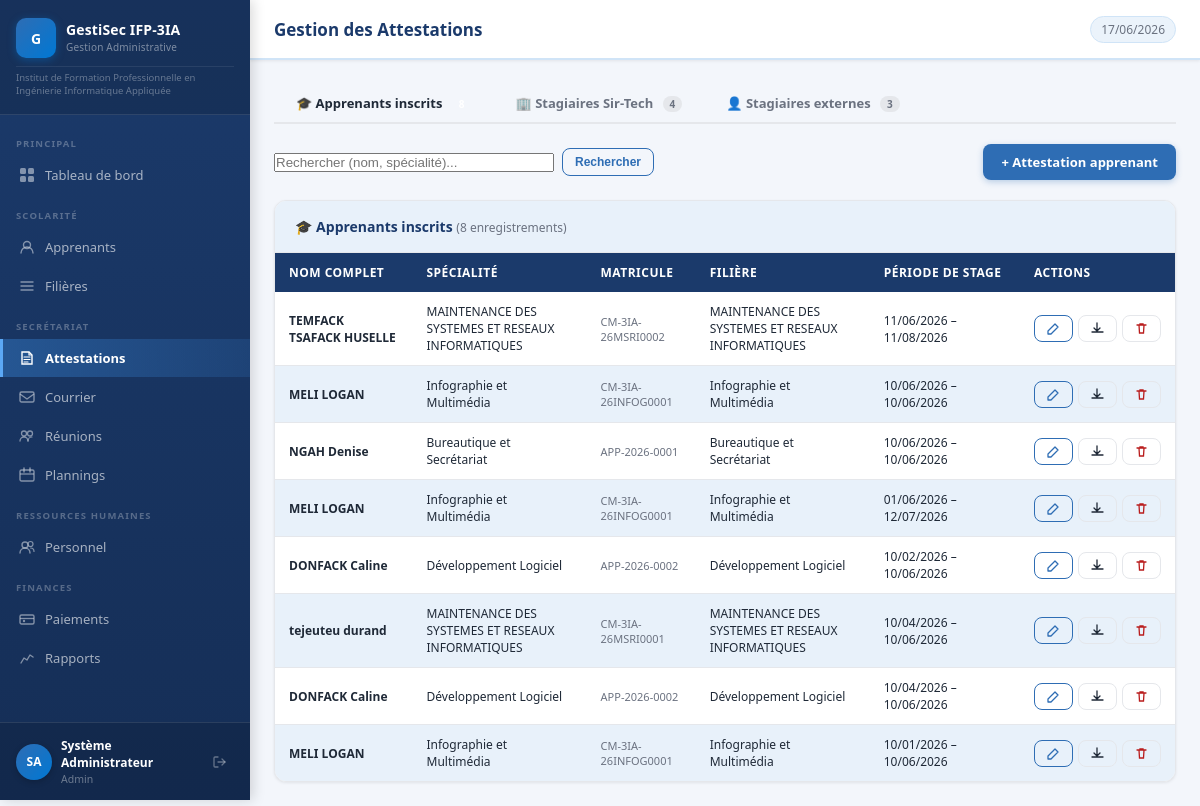
Page /modules/attestations/index.php (signed in) on the committed database.
### tables this page shows
CREATE TABLE `attestation` (
  `id` int(20) NOT NULL,
  `name` varchar(255) DEFAULT NULL,
  `date_birth` varchar(100) DEFAULT NULL,
  `place_birth` varchar(100) DEFAULT NULL,
  `specialty` varchar(100) DEFAULT NULL,
  `start_date` varchar(100) DEFAULT NULL,
  `end_date` varchar(100) DEFAULT NULL,
  `origin` varchar(255) DEFAULT NULL
);

CREATE TABLE `apprenants` (
  `id` int(11) NOT NULL,
  `matricule` varchar(30) NOT NULL,
  `nom` varchar(100) NOT NULL,
  `prenom` varchar(100) NOT NULL,
  `date_naissance` date DEFAULT NULL,
  `sexe` enum('M','F') DEFAULT 'M',
  `telephone` varchar(20) DEFAULT NULL,
  `email` varchar(150) DEFAULT NULL,
  `adresse` text DEFAULT NULL,
  `filiere_id` int(11) DEFAULT NULL,
  `niveau` varchar(20) DEFAULT '1',
  `statut` enum('inscrit','suspendu','diplome','abandonne') DEFAULT 'inscrit',
  `date_inscription` date DEFAULT curdate(),
  `photo` varchar(255) DEFAULT NULL,
  `created_at` datetime DEFAULT current_timestamp(),
  `lieu_naissance` varchar(255) DEFAULT NULL
);

CREATE TABLE `filieres` (
  `id` int(11) NOT NULL,
  `code` varchar(20) NOT NULL,
  `nom` varchar(150) NOT NULL,
  `duree` int(11) NOT NULL COMMENT 'durée en mois',
  `cout` decimal(12,2) NOT NULL DEFAULT 0.00
);

### includes/auth.php (called while the page is built, shortened)
<?php
function clean(string $val): string {
    return htmlspecialchars(trim($val), ENT_QUOTES, 'UTF-8');
}
function dateFR(?string $date): string {
    return date('d/m/Y', strtotime($date));
}

### modules/attestations/index.php (the view, shortened to what this page needs)
<?php
require_once __DIR__ . '/../../includes/auth.php';
require_once __DIR__ . '/../../includes/header.php';
$db = getDB();
$allowed = ['apprenants', 'sirtech', 'stagiaires'];
$tab     = in_array($_GET['tab'] ?? '', $allowed, true) ? $_GET['tab'] : 'apprenants';
$search  = trim($_GET['search'] ?? '');
$perPage = 15;
$page    = max(1, (int)($_GET['page'] ?? 1));
$offset  = ($page - 1) * $perPage;
$tabConfig = [
    'apprenants' => [
        'label'      => 'Apprenants inscrits',
        'icon'       => '🎓',
        'color'      => 'var(--blue)',
        'where'      => "am.category = 'etudiant'",
        'sql_select' => "ap.matricule, f.nom AS filiere_nom",
        'sql_join'   => "LEFT JOIN apprenants ap ON ap.id = am.apprenant_id
                         LEFT JOIN filieres f   ON f.id  = ap.filiere_id",
        'cols'       => ['matricule', 'filiere'],
        'btn_color'  => '',
        'btn_label'  => 'Attestation apprenant',
    ],
    'sirtech' => [
        'label'      => 'Stagiaires Sir-Tech',
        'icon'       => '🏢',
        'color'      => '#16a34a',
        'where'      => "am.category = 'stagiaire_externe'",
        'sql_select' => "se.etablissement, se.type AS stagiaire_type",
        'sql_join'   => "LEFT JOIN stagiaires_externes se ON se.id = am.stagiaire_externe_id",
        'cols'       => ['etablissement', 'type_sirtech'],
        'btn_color'  => 'background:#16a34a;border-color:#16a34a',
        'btn_label'  => 'Attestation Sir-Tech',
    ],
    'stagiaires' => [
        'label'      => 'Stagiaires externes',
        'icon'       => '👤',
        'color'      => '#e67e22',
        'where'      => "am.category IN ('stagiaire_academique','stagiaire_professionnel')",
        'sql_select' => "se.etablissement, se.type AS stagiaire_type",
        'sql_join'   => "LEFT JOIN stagiaires_externes se ON se.id = am.stagiaire_externe_id",
        'cols'       => ['etablissement', 'type_stage'],
        'btn_color'  => 'background:#e67e22;border-color:#e67e22',
        'btn_label'  => 'Attestation stagiaire',
    ],
];
$cfg = $tabConfig[$tab];
$params = [];
$searchClause = '';
$sql = "SELECT att.*, am.category, am.apprenant_id, am.stagiaire_externe_id,
               {$cfg['sql_select']}
        FROM attestation att
        INNER JOIN attestation_meta am ON am.attestation_id = att.id
        {$cfg['sql_join']}
        WHERE {$cfg['where']}{$searchClause}";
$countStmt = $db->prepare("SELECT COUNT(*) FROM ($sql) x");
$countStmt->execute($params);
$total = (int)$countStmt->fetchColumn();
$stmt = $db->prepare("$sql ORDER BY att.id DESC LIMIT $perPage OFFSET $offset");
$stmt->execute($params);
$attestations = $stmt->fetchAll();
$counts = [];
foreach ($tabConfig as $key => $c) {
    $cstmt = $db->prepare("SELECT COUNT(*) FROM attestation att INNER JOIN attestation_meta am ON am.attestation_id = att.id WHERE {$c['where']}");
    $cstmt->execute();
    $counts[$key] = (int)$cstmt->fetchColumn();
}
?>
<div style="display:flex;gap:0;border-bottom:2px solid var(--gray-light);margin-bottom:20px">
  <?php foreach ($tabConfig as $key => $c): ?>
    <a href="?tab=<?= $key ?>"
       style="padding:10px 22px;font-size:13px;font-weight:600;text-decoration:none;
              border-bottom: <?= $tab===$key ? "2px solid {$c['color']}" : '2px solid transparent' ?>;
              color: <?= $tab===$key ? $c['color'] : 'var(--gray-mid)' ?>;
              margin-bottom:-2px">
      <?= $c['icon'] ?> <?= clean($c['label']) ?>
      <span style="background:<?= $tab===$key ? $c['color'] : 'var(--gray-light)' ?>;
                   color:<?= $tab===$key ? '#fff' : 'var(--gray-mid)' ?>;
                   font-size:10px;padding:1px 7px;border-radius:10px;margin-left:6px">
        <?= $counts[$key] ?>
      </span>
    </a>
  <?php endforeach; ?>
</div>
<div class="page-actions">
  <form method="GET" style="display:flex;gap:8px;align-items:center;flex-wrap:wrap">
    <input type="text" name="search" class="search-input"
           placeholder="Rechercher (nom, spécialité<?= $tab!=='apprenants'?', établissement':'' ?>)..."
           value="<?= clean($search) ?>" style="width:280px">
    <button class="btn btn-outline btn-sm" type="submit">Rechercher</button>
  </form>
  <a href="create.php?tab=<?= $tab ?>" class="btn btn-primary"
     style="<?= $cfg['btn_color'] ?>">
    + <?= clean($cfg['btn_label']) ?>
  </a>
</div>
<div class="card">
  <div class="card-header">
    <h2>
      <?= $cfg['icon'] ?> <?= clean($cfg['label']) ?>
      <span style="font-weight:400;color:var(--gray-mid);font-size:12px">
        (<?= $total ?> enregistrement<?= $total>1?'s':'' ?>)
      </span>
    </h2>
  </div>
  <div class="table-wrap">
    <?php if (empty($attestations)): ?>
      <div class="empty-state">
        <p>Aucune attestation enregistrée pour cette catégorie.</p>
        <a href="create.php?tab=<?= $tab ?>" class="btn btn-primary btn-sm"
           style="<?= $cfg['btn_color'] ?>">Créer la première</a>
      </div>
    <?php else: ?>
    <table>
      <thead>
        <tr>
          <th>Nom complet</th>
          <th>Spécialité</th>
          <?php if ($tab === 'apprenants'): ?>
            <th>Matricule</th><th>Filière</th>
          <?php else: ?>
            <th>Établissement d'origine</th><th>Type</th>
          <?php endif; ?>
          <th>Période de stage</th>
          <th style="width:140px">Actions</th>
        </tr>
      </thead>
      <tbody>
      <?php foreach ($attestations as $att): ?>
      <tr>
        <td style="font-weight:600;font-size:12px"><?= clean($att['name']) ?></td>
        <td style="font-size:12px"><?= clean($att['specialty'] ?? '—') ?></td>
        <?php if ($tab === 'apprenants'): ?>
          <td style="font-size:11px;color:var(--gray-mid)"><?= clean($att['matricule'] ?? '—') ?></td>
          <td style="font-size:12px"><?= clean($att['filiere_nom'] ?? '—') ?></td>
        <?php endif; ?>
        <td style="font-size:12px">
          <?= clean(($att['start_date'] ? dateFR($att['start_date']) : 'N/D') . ' – ' . ($att['end_date'] ? dateFR($att['end_date']) : 'N/D')) ?>
        </td>
        <td>
          <div style="display:flex;gap:5px">
            <a href="edit.php?id=<?= $att['id'] ?>&tab=<?= $tab ?>" class="btn btn-outline btn-sm btn-icon" title="Modifier">
              <svg width="13" height="13" viewBox="0 0 13 13" fill="none"><path d="M8 2l3 3-7 7H1v-3L8 2z" stroke="currentColor" stroke-width="1.3" stroke-linejoin="round"/></svg>
            </a>
            <a href="export_pdf.php?id=<?= $att['id'] ?>" class="btn btn-sm btn-icon"
               style="color:<?= $tab==='sirtech' ? '#16a34a' : 'var(--blue)' ?>;border:1px solid var(--gray-light)"
               title="Télécharger PDF" target="_blank">
              <svg width="13" height="13" viewBox="0 0 13 13" fill="none"><path d="M6 1v8m3-3L6 9l-3-3M1 10h11" stroke="currentColor" stroke-width="1.3" stroke-linecap="round" stroke-linejoin="round"/></svg>
            </a>
            <a href="delete.php?id=<?= $att['id'] ?>&tab=<?= $tab ?>" class="btn btn-sm btn-icon"
               style="color:var(--red);border:1px solid var(--gray-light)"
               onclick="return confirm('Supprimer cette attestation ?')">
              <svg width="13" height="13" viewBox="0 0 13 13" fill="none"><path d="M2 3h9M5 3V2h3v1M4 3l.5 8h4l.5-8" stroke="currentColor" stroke-width="1.3" stroke-linecap="round"/></svg>
            </a>
          </div>
        </td>
      </tr>
      <?php endforeach; ?>
      </tbody>
    </table>
    <?php endif; ?>
  </div>
</div>
<?php require_once __DIR__ . '/../../includes/footer.php'; ?>

### assets/css/style.css (style rules this page uses)
*, *::before, *::after { box-sizing: border-box; margin: 0; padding: 0; }
:root { --blue-dark: #1B3A6B; --blue-mid: #2E6DB4; --blue-accent: #0078D4; --blue-light: #D0E4F7; --blue-pale: #EBF3FB; --blue-stripe: #E8F1FA; --gray-dark: #1F2937; --gray-mid: #6B7280; --gray-light: #E5E7EB; --gray-pale: #F3F6FB; --white: #FFFFFF; --red: #B91C1C; --green: #15803D; --orange: #C2410C; --yellow: #B45309; --sidebar-w: 250px; --topbar-h: 60px; --radius: 8px; --radius-lg: 12px; --shadow-sm: 0 1px 3px rgba(0,0,0,.08); --shadow: 0 2px 8px rgba(0,0,0,.10); --shadow-lg: 0 4px 16px rgba(0,0,0,.12); }
body { font-family: 'Segoe UI', Arial, sans-serif; font-size: 14px; color: var(--gray-dark); background: var(--gray-pale); }
a { text-decoration: none; color: inherit; }
.card { background: var(--white); border-radius: var(--radius-lg); box-shadow: var(--shadow-sm); border: 1px solid var(--gray-light); overflow: hidden; }
.card-header { padding: 16px 20px; border-bottom: 1px solid var(--gray-light); display: flex; align-items: center; justify-content: space-between; background: var(--blue-stripe); }
.table-wrap { overflow-x: auto; }
table { width: 100%; border-collapse: collapse; font-size: 13px; }
thead th { background: var(--blue-dark); color: #fff; padding: 11px 14px; text-align: left; font-size: 12px; font-weight: 600; letter-spacing: .04em; text-transform: uppercase; white-space: nowrap; }
thead th:first-child { border-radius: 0; }
tbody tr { border-bottom: 1px solid var(--gray-light); transition: background .1s; }
tbody tr:last-child { border-bottom: none; }
tbody td { padding: 11px 14px; color: var(--gray-dark); vertical-align: middle; }
tbody tr:nth-child(even) { background: var(--blue-stripe); }
.btn { display: inline-flex; align-items: center; gap: 6px; padding: 9px 18px; border-radius: var(--radius); font-size: 13px; font-weight: 600; cursor: pointer; border: none; transition: all .15s; white-space: nowrap; }
.btn-primary { background: var(--blue-mid); color: #fff; box-shadow: 0 2px 6px rgba(46,109,180,.3); }
.btn-sm { padding: 6px 12px; font-size: 12px; }
.page-actions { display: flex; align-items: center; justify-content: space-between; margin-bottom: 20px; flex-wrap: wrap; gap: 10px; }
.btn-outline { background: transparent; color: #2E6DB4; border: 1.5px solid #2E6DB4; }
.card-header h2 { font-size: 14px; font-weight: 700; color: #1B3A6B; margin: 0; }

### rows in the picture
attestation: name "TEMFACK TSAFACK HUSELLE", specialty "MAINTENANCE DES SYSTEMES ET RESEAUX INFORMATIQUES", apprenants.matricule "CM-3IA-26MSRI0002", filieres.nom "MAINTENANCE DES SYSTEMES ET RESEAUX INFORMATIQUES", start_date+end_date "11/06/2026 – 11/08/2026"
attestation: name "MELI LOGAN", specialty "Infographie et Multimédia", apprenants.matricule "CM-3IA-26INFOG0001", filieres.nom "Infographie et Multimédia", start_date+end_date "10/06/2026 – 10/06/2026"
attestation: name "NGAH Denise", specialty "Bureautique et Secrétariat", apprenants.matricule "APP-2026-0001", filieres.nom "Bureautique et Secrétariat", start_date+end_date "10/06/2026 – 10/06/2026"
attestation: name "MELI LOGAN", specialty "Infographie et Multimédia", apprenants.matricule "CM-3IA-26INFOG0001", filieres.nom "Infographie et Multimédia", start_date+end_date "01/06/2026 – 12/07/2026"
attestation: name "DONFACK Caline", specialty "Développement Logiciel", apprenants.matricule "APP-2026-0002", filieres.nom "Développement Logiciel", start_date+end_date "10/02/2026 – 10/06/2026"
attestation: name "tejeuteu durand", specialty "MAINTENANCE DES SYSTEMES ET RESEAUX INFORMATIQUES", apprenants.matricule "CM-3IA-26MSRI0001", filieres.nom "MAINTENANCE DES SYSTEMES ET RESEAUX INFORMATIQUES", start_date+end_date "10/04/2026 – 10/06/2026"
attestation: name "DONFACK Caline", specialty "Développement Logiciel", apprenants.matricule "APP-2026-0002", filieres.nom "Développement Logiciel", start_date+end_date "10/04/2026 – 10/06/2026"
attestation: name "MELI LOGAN", specialty "Infographie et Multimédia", apprenants.matricule "CM-3IA-26INFOG0001", filieres.nom "Infographie et Multimédia", start_date+end_date "10/01/2026 – 10/06/2026"

### other values in the picture
APP_NAME "GestiSec IFP-3IA"
APP_FULL_NAME "Institut de Formation Professionnelle en Ingénierie Informatique Appliquée"
substr($user['prenom'],0,1).substr($user['nom'],0,1) "SA"
$user['prenom'] "Système"
$user['nom'] "Administrateur"
$user['role'] "Admin"
$pageTitle "Gestion des Attestations"
$c['icon'] "🎓"
$c['label'] "Apprenants inscrits"
$c['icon'] "🏢"
$c['label'] "Stagiaires Sir-Tech"
$counts[$key] "4"
$c['icon'] "👤"
$c['label'] "Stagiaires externes"
$counts[$key] "3"
